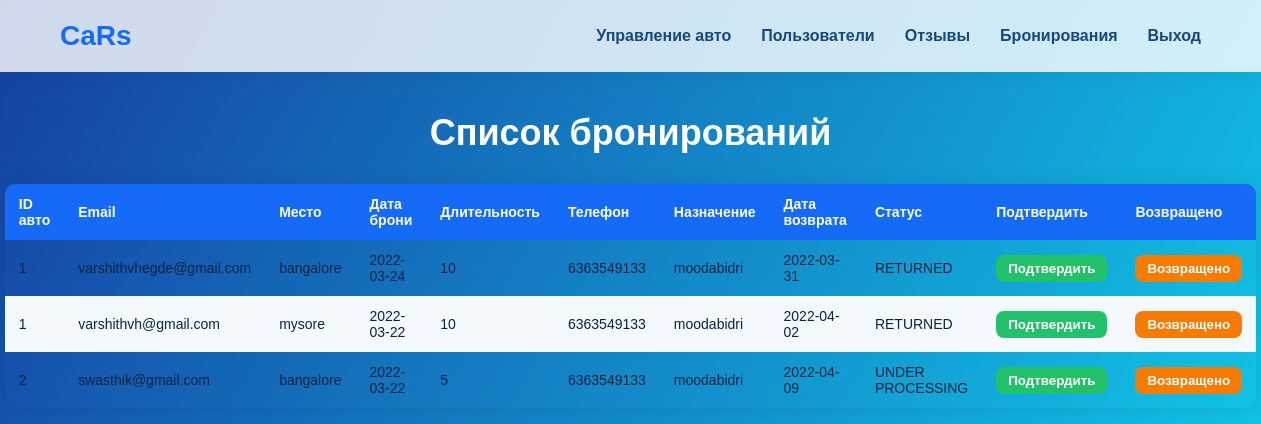
/adminbook.php, run on the app's committed database.
### tables this page shows
CREATE TABLE `booking` (
  `BOOK_ID` int(11) NOT NULL,
  `CAR_ID` int(11) NOT NULL,
  `EMAIL` varchar(255) NOT NULL,
  `BOOK_PLACE` varchar(255) NOT NULL,
  `BOOK_DATE` date NOT NULL,
  `DURATION` int(11) NOT NULL,
  `PHONE_NUMBER` bigint(20) NOT NULL,
  `DESTINATION` varchar(255) NOT NULL,
  `RETURN_DATE` date NOT NULL,
  `PRICE` int(11) NOT NULL,
  `BOOK_STATUS` varchar(255) NOT NULL DEFAULT 'UNDER PROCESSING'
);

### adminbook.php (the view, shortened to what this page needs)
<!DOCTYPE html>
<html lang="ru">
<head>
</head>
<body>
<?php
require_once('connection.php');
$query = "SELECT * FROM booking ORDER BY BOOK_ID DESC";
$queryy = mysqli_query($con, $query);
?>
<div class="navbar">
  <div class="logo">CaRs</div>
  <div class="menu">
    <ul>
      <li><a href="adminvehicle.php">Управление авто</a></li>
      <li><a href="adminusers.php">Пользователи</a></li>
      <li><a href="admindash.php">Отзывы</a></li>
      <li><a href="adminbook.php">Бронирования</a></li>
      <li><a href="index.php">Выход</a></li>
    </ul>
  </div>
</div>
<h1 class="main-header">Список бронирований</h1>
<table class="content-table">
  <thead>
    <tr>
      <th>ID авто</th>
      <th>Email</th>
      <th>Место</th>
      <th>Дата брони</th>
      <th>Длительность</th>
      <th>Телефон</th>
      <th>Назначение</th>
      <th>Дата возврата</th>
      <th>Статус</th>
      <th>Подтвердить</th>
      <th>Возвращено</th>
    </tr>
  </thead>
  <tbody>
    <?php while($res = mysqli_fetch_array($queryy)) { ?>
    <tr>
      <td><?php echo $res['CAR_ID']; ?></td>
      <td><?php echo $res['EMAIL']; ?></td>
      <td><?php echo $res['BOOK_PLACE']; ?></td>
      <td><?php echo $res['BOOK_DATE']; ?></td>
      <td><?php echo $res['DURATION']; ?></td>
      <td><?php echo $res['PHONE_NUMBER']; ?></td>
      <td><?php echo $res['DESTINATION']; ?></td>
      <td><?php echo $res['RETURN_DATE']; ?></td>
      <td><?php echo $res['BOOK_STATUS']; ?></td>
      <td>
        <button class="action-btn">
          <a href="approve.php?id=<?php echo $res['BOOK_ID']; ?>">Подтвердить</a>
        </button>
      </td>
      <td>
        <button class="action-btn return-btn">
          <a href="adminreturn.php?id=<?php echo $res['CAR_ID']; ?>&bookid=<?php echo $res['BOOK_ID']; ?>">Возвращено</a>
        </button>
      </td>
    </tr>
    <?php } ?>
  </tbody>
</table>
</body>
</html>

### adminbook.php (style rules this page uses)
* { margin: 0; padding: 0; box-sizing: border-box; }
body { font-family: 'Montserrat', Arial, sans-serif; background: linear-gradient(120deg, #163fa3 0%, #10d6ef 100%); color: #0a2540; min-height: 100vh; }
.navbar { display: flex; justify-content: space-between; align-items: center; padding: 20px 60px; background-color: #ffffffcc; box-shadow: 0 4px 20px rgba(0, 0, 0, 0.05); }
.logo { font-size: 28px; font-weight: 800; color: #156af7; }
.menu ul { display: flex; gap: 30px; list-style: none; }
.menu ul li a { text-decoration: none; font-weight: 600; color: #17487b; transition: 0.2s; }
.main-header { text-align: center; font-size: 36px; color: #ffffff; margin-top: 40px; }
.content-table { width: 95%; margin: 30px auto; border-collapse: collapse; border-radius: 10px; overflow: hidden; box-shadow: 0 0 20px rgba(0,0,0,0.1); }
.content-table thead { background-color: #156af7; color: white; text-align: left; }
.content-table th, .content-table td { padding: 12px 14px; font-size: 14px; }
.content-table tbody tr:nth-child(even) { background-color: #f3f9fd; }
.action-btn { background: #23c16b; color: white; padding: 6px 12px; border: none; border-radius: 8px; cursor: pointer; transition: background 0.2s; }
.action-btn a { color: white; text-decoration: none; font-weight: bold; }
.return-btn { background: #f57c00; }

### data on the page
booking: CAR_ID "1", EMAIL "varshithvhegde@gmail.com", BOOK_PLACE "bangalore", BOOK_DATE "2022-03-24", DURATION "10", PHONE_NUMBER "6363549133", DESTINATION "moodabidri", RETURN_DATE "2022-03-31", BOOK_STATUS "RETURNED"
booking: CAR_ID "1", EMAIL "varshithvh@gmail.com", BOOK_PLACE "mysore", BOOK_DATE "2022-03-22", DURATION "10", PHONE_NUMBER "6363549133", DESTINATION "moodabidri", RETURN_DATE "2022-04-02", BOOK_STATUS "RETURNED"
booking: CAR_ID "2", EMAIL "swasthik@gmail.com", BOOK_PLACE "bangalore", BOOK_DATE "2022-03-22", DURATION "5", PHONE_NUMBER "6363549133", DESTINATION "moodabidri", RETURN_DATE "2022-04-09", BOOK_STATUS "UNDER PROCESSING"
